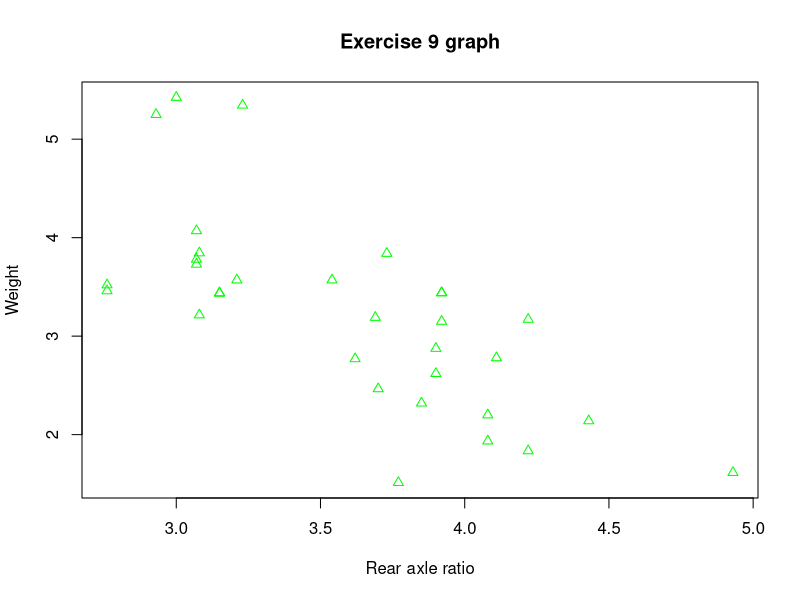
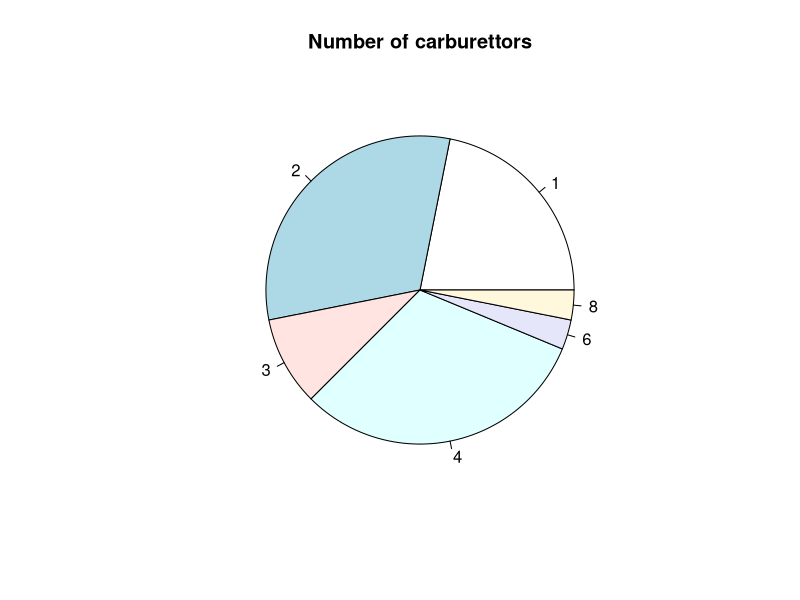
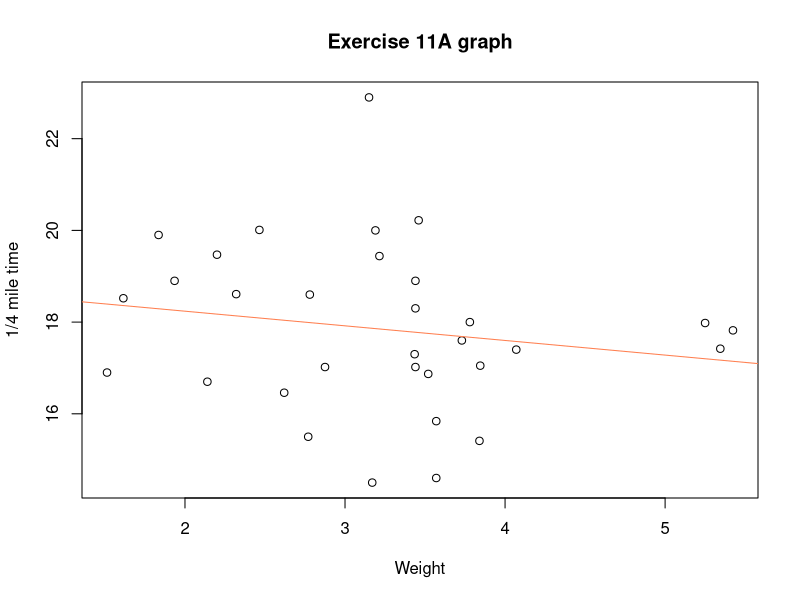

R code for these plots, in order:
## ---- chunk 1
knitr::opts_chunk$set(echo = FALSE)
options(width = 51)
## ---- chunk 2
lucky.number <- 44
lucky.number/2
## ---- chunk 3
n <- 20
(1:n)^2
## ---- chunk 4
n <- 20
vector <- 1:n
vector*(vector+1)/2
## ---- chunk 5
  cars_dataset <- read.csv("Data/mtcars.csv")
## ---- chunk 6
my.cars <- cars_dataset[c(3,9,10),4:6]
## ---- chunk 7
my.cars
## ---- chunk 8
cars_dataset$mpg[c(10:12, 14)]
## ---- chunk 9
cars_dataset[cars_dataset$mpg<15,c("Car", "mpg")]
#Cars with mpg less than 15
## ---- chunk 10
cars_dataset[cars_dataset$carb>=6,c("Car", "carb")]
#Cars with at least six carburettors
## ---- chunk 11
cars_dataset[cars_dataset$vs!=0,c("Car", "vs")]
#Cars without a V-shaped engine
## ---- chunk 12
cars_dataset[startsWith(cars_dataset$Car, "Merc"),c("Car", "mpg")]
#Cars starting with "Merc"
## ---- chunk 13
cars_dataset[cars_dataset$Car >= "T",c("Car", "mpg")]
#Cars from "T" onwards in the alphabet
## ---- chunk 14
  cars_dataset.no.names <- cars_dataset[,-1]
## ---- chunk 15
apply(cars_dataset.no.names, 2, mean)
## ---- chunk 16
cars_dataset$gear.plus.carb <- cars_dataset$gear + cars_dataset$carb
cars_dataset[1:6, c("Car", "gear.plus.carb")] #print it
## ---- chunk 17
plot(cars_dataset$drat, cars_dataset$wt, col = "green", pch=2,
     xlab = "Rear axle ratio", ylab = "Weight",
     main = "Exercise 9 graph")
## ---- chunk 18
carb.tab <- table(cars_dataset$carb)
pie(carb.tab, main = "Number of carburettors")
## ---- chunk 19
mod11a <- lm(qsec~wt, data = cars_dataset)
plot(cars_dataset$wt, cars_dataset$qsec, xlab="Weight",
     ylab = "1/4 mile time",
     main = "Exercise 11A graph")
abline(mod11a, col = "coral")
## ---- chunk 20
library(tidyverse)
cars_tib <- read_csv("Data/mtcars.csv")
## ---- chunk 21
cars_tib %>% select(!Car) %>%
  summarise(across(everything(),mean))
## ---- chunk 22
cars_tib <- cars_tib %>% mutate(hp_per_cyl = hp/cyl)
## ---- chunk 23
cars_tib <- cars_tib %>%
              mutate(gear_plus_carb = gear + carb)
